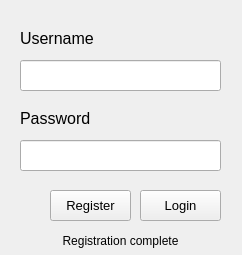
<?xml version="1.0" encoding="UTF-8"?>
<ui version="4.0">
 <class>Form</class>
 <widget class="QWidget" name="Form">
  <property name="geometry">
   <rect>
    <x>0</x>
    <y>0</y>
    <width>242</width>
    <height>255</height>
   </rect>
  </property>
  <property name="windowTitle">
   <string>Form</string>
  </property>
  <widget class="QPushButton" name="login_btn">
   <property name="geometry">
    <rect>
     <x>140</x>
     <y>190</y>
     <width>81</width>
     <height>31</height>
    </rect>
   </property>
   <property name="font">
    <font>
     <pointsize>10</pointsize>
    </font>
   </property>
   <property name="text">
    <string>Login</string>
   </property>
  </widget>
  <widget class="QLabel" name="label">
   <property name="geometry">
    <rect>
     <x>20</x>
     <y>30</y>
     <width>91</width>
     <height>16</height>
    </rect>
   </property>
   <property name="font">
    <font>
     <pointsize>12</pointsize>
    </font>
   </property>
   <property name="text">
    <string>Username</string>
   </property>
  </widget>
  <widget class="QLabel" name="label_2">
   <property name="geometry">
    <rect>
     <x>20</x>
     <y>110</y>
     <width>81</width>
     <height>16</height>
    </rect>
   </property>
   <property name="font">
    <font>
     <pointsize>12</pointsize>
    </font>
   </property>
   <property name="text">
    <string>Password</string>
   </property>
  </widget>
  <widget class="QLineEdit" name="username_lineEdit">
   <property name="geometry">
    <rect>
     <x>20</x>
     <y>60</y>
     <width>201</width>
     <height>31</height>
    </rect>
   </property>
   <property name="font">
    <font>
     <pointsize>10</pointsize>
    </font>
   </property>
  </widget>
  <widget class="QLineEdit" name="password_lineEdit">
   <property name="geometry">
    <rect>
     <x>20</x>
     <y>140</y>
     <width>201</width>
     <height>31</height>
    </rect>
   </property>
   <property name="font">
    <font>
     <pointsize>10</pointsize>
    </font>
   </property>
   <property name="echoMode">
    <enum>QLineEdit::Password</enum>
   </property>
  </widget>
  <widget class="QPushButton" name="register_btn">
   <property name="geometry">
    <rect>
     <x>50</x>
     <y>190</y>
     <width>81</width>
     <height>31</height>
    </rect>
   </property>
   <property name="font">
    <font>
     <pointsize>10</pointsize>
    </font>
   </property>
   <property name="text">
    <string>Register</string>
   </property>
  </widget>
  <widget class="QLabel" name="registration_label">
   <property name="geometry">
    <rect>
     <x>20</x>
     <y>230</y>
     <width>201</width>
     <height>21</height>
    </rect>
   </property>
   <property name="text">
    <string>Registration complete</string>
   </property>
   <property name="alignment">
    <set>Qt::AlignCenter</set>
   </property>
  </widget>
 </widget>
 <resources/>
 <connections/>
</ui>
